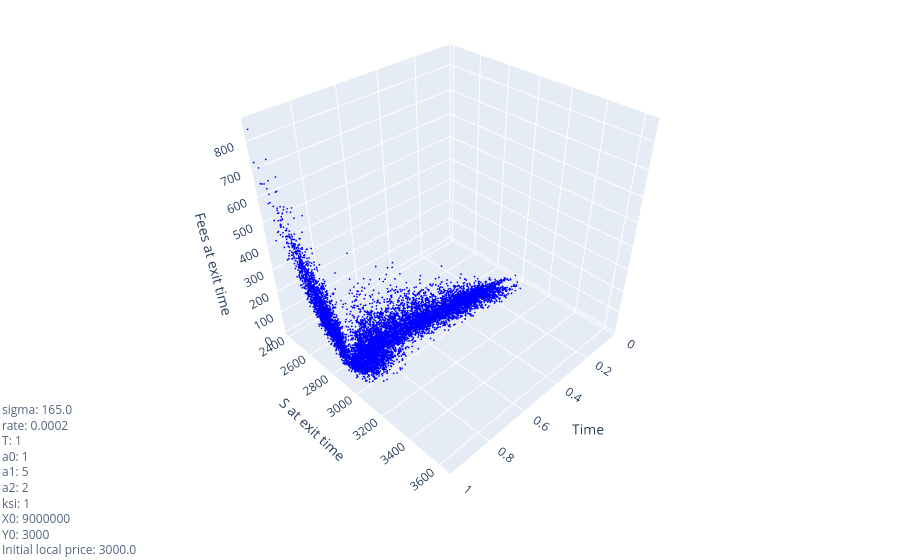

Notebook code for this chart:
### Code cell
x = t_[np.arange(params_grid['n_paths']), res_LS['stopping_time']]       
y = external_mid_price_S[np.arange(params_grid['n_paths']), res_LS['stopping_time']] #- asset_Z[np.arange(params_grid['n_paths']), res_LS['stopping_time']]
z = fees_R[np.arange(params_grid['n_paths']), res_LS['stopping_time']] 

# Plotting the results in 3D
fig = go.Figure(data=go.Scatter3d(
    x=x,       
    y=y,       
    z=z, 
    mode='markers',
    line=dict(color='blue'),
    marker=dict(size=1)
))

fig.update_layout(
    scene=dict(
        xaxis_title='Time',
        yaxis_title='S at exit time',
        zaxis_title='Fees at exit time',
        xaxis=dict(range=[0, params_glob['T']]),
    ),
    scene_camera=dict(
        eye=dict(x=1.5, y=1.5, z=1.5),
        center=dict(x=0, y=0, z=-0.2) 
    ),
    margin=dict(l=0, r=0, t=0, b=0)
)

params_text = (
    f"sigma: {input_params['sigma']}<br>"
    f"rate: {input_params['rate']}<br>"
    f"T: {input_params['T']}<br>"
    f"a0: {input_params['a0']}<br>"
    f"a1: {input_params['a1']}<br>"
    f"a2: {input_params['a2']}<br>"
    f"ksi: {input_params['ksi']}<br>"
    f"X0: {input_params['X0']}<br>"
    f"Y0: {input_params['Y0']}<br>"
    f"Initial local price: {input_params['X0']/input_params['Y0']}<br>"
)

fig.add_annotation(
    text=params_text,
    xref="paper", yref="paper",
    align="left",
    showarrow=False,
    x=0, y=0,                       
    font=dict(size=12),
    opacity=0.8
)

fig.show()

### Figure 1 — Plotly figure (JSON) as saved in the notebook; plotly's stock layout.template omitted (floating-point values rounded to 4 significant figures; data arrays with more than 128 entries replaced by an {"elided": "..."} marker saying what was removed)
{"data": [{"line": {"color": "blue"}, "marker": {"size": 1}, "mode": "markers", "type": "scatter3d", "x": {"elided": "10000 float values"}, "y": {"elided": "10000 float values"}, "z": {"elided": "10000 float values"}}], "layout": {"annotations": [{"align": "left", "font": {"size": 12}, "opacity": 0.8, "showarrow": false, "text": "sigma: 165.0<br>rate: 0.0002<br>T: 1<br>a0: 1<br>a1: 5<br>a2: 2<br>ksi: 1<br>X0: 9000000<br>Y0: 3000<br>Initial local price: 3000.0<br>", "x": 0, "xref": "paper", "y": 0, "yref": "paper"}], "margin": {"b": 0, "l": 0, "r": 0, "t": 0}, "scene": {"camera": {"center": {"x": 0, "y": 0, "z": -0.2}, "eye": {"x": 1.5, "y": 1.5, "z": 1.5}}, "xaxis": {"range": [0, 1], "title": {"text": "Time"}}, "yaxis": {"title": {"text": "S at exit time"}}, "zaxis": {"title": {"text": "Fees at exit time"}}}}}
